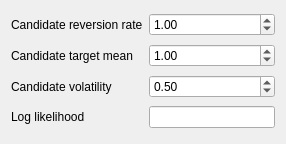
<?xml version="1.0" encoding="UTF-8"?>
<ui version="4.0">
 <class>QtOrnsteinUhlenbeckLikelihoodWidget</class>
 <widget class="QWidget" name="QtOrnsteinUhlenbeckLikelihoodWidget">
  <property name="geometry">
   <rect>
    <x>0</x>
    <y>0</y>
    <width>286</width>
    <height>144</height>
   </rect>
  </property>
  <property name="windowTitle">
   <string>Form</string>
  </property>
  <layout class="QGridLayout" name="gridLayout">
   <item row="0" column="0">
    <widget class="QLabel" name="label_cand_mean_reversion_rate">
     <property name="text">
      <string>Candidate reversion rate</string>
     </property>
    </widget>
   </item>
   <item row="0" column="1">
    <widget class="QDoubleSpinBox" name="box_cand_mean_reversion_rate">
     <property name="minimum">
      <double>0.010000000000000</double>
     </property>
     <property name="maximum">
      <double>10000.000000000000000</double>
     </property>
     <property name="singleStep">
      <double>0.010000000000000</double>
     </property>
     <property name="value">
      <double>1.000000000000000</double>
     </property>
    </widget>
   </item>
   <item row="1" column="0">
    <widget class="QLabel" name="label_cand_target_mean">
     <property name="text">
      <string>Candidate target mean</string>
     </property>
    </widget>
   </item>
   <item row="1" column="1">
    <widget class="QDoubleSpinBox" name="box_cand_target_mean">
     <property name="maximum">
      <double>1000.000000000000000</double>
     </property>
     <property name="singleStep">
      <double>0.010000000000000</double>
     </property>
     <property name="value">
      <double>1.000000000000000</double>
     </property>
    </widget>
   </item>
   <item row="2" column="0">
    <widget class="QLabel" name="label_cand_volatility">
     <property name="text">
      <string>Candidate volatility</string>
     </property>
    </widget>
   </item>
   <item row="2" column="1">
    <widget class="QDoubleSpinBox" name="box_cand_volatility">
     <property name="maximum">
      <double>1000.000000000000000</double>
     </property>
     <property name="singleStep">
      <double>0.010000000000000</double>
     </property>
     <property name="value">
      <double>0.500000000000000</double>
     </property>
    </widget>
   </item>
   <item row="3" column="0">
    <widget class="QLabel" name="label_log_likelihood">
     <property name="text">
      <string>Log likelihood</string>
     </property>
    </widget>
   </item>
   <item row="3" column="1">
    <widget class="QLineEdit" name="edit_log_likelihood">
     <property name="readOnly">
      <bool>true</bool>
     </property>
    </widget>
   </item>
  </layout>
 </widget>
 <resources/>
 <connections/>
</ui>
